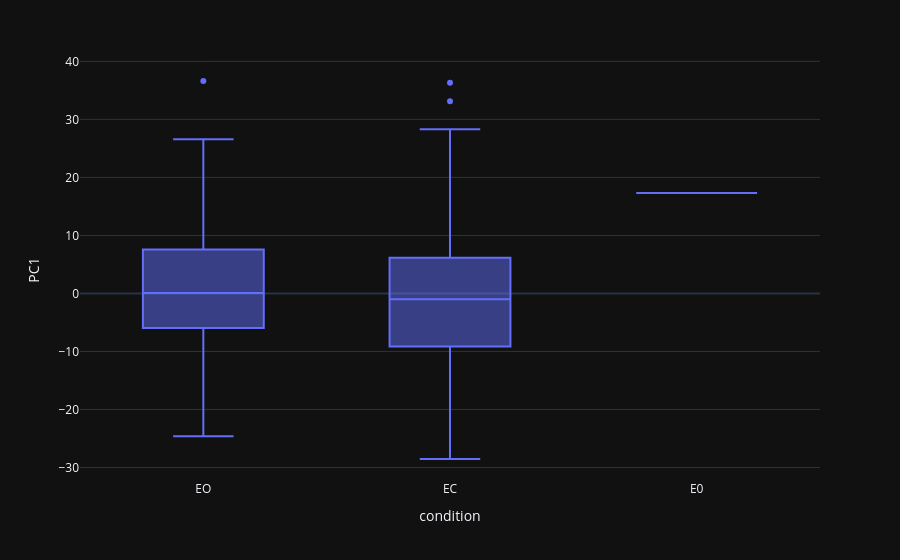

Notebook source saved alongside this figure:
### Code cell
px.box(df_pca, x="condition", y="PC1")

### Figure 1 — Plotly figure (JSON) as saved in the notebook; plotly's stock layout.template omitted (floating-point values rounded to 4 significant figures; data arrays with more than 128 entries replaced by an {"elided": "..."} marker saying what was removed)
{"data": [{"alignmentgroup": "True", "hovertemplate": "condition=%{x}<br>PC1=%{y}<extra></extra>", "legendgroup": "", "marker": {"color": "#636efa"}, "name": "", "notched": false, "offsetgroup": "", "orientation": "v", "showlegend": false, "type": "box", "x": {"elided": "165 str values"}, "x0": " ", "xaxis": "x", "y": {"elided": "165 float values"}, "y0": " ", "yaxis": "y"}], "layout": {"boxmode": "group", "legend": {"tracegroupgap": 0}, "margin": {"t": 60}, "xaxis": {"anchor": "y", "domain": [0, 1], "title": {"text": "condition"}}, "yaxis": {"anchor": "x", "domain": [0, 1], "title": {"text": "PC1"}}}}
